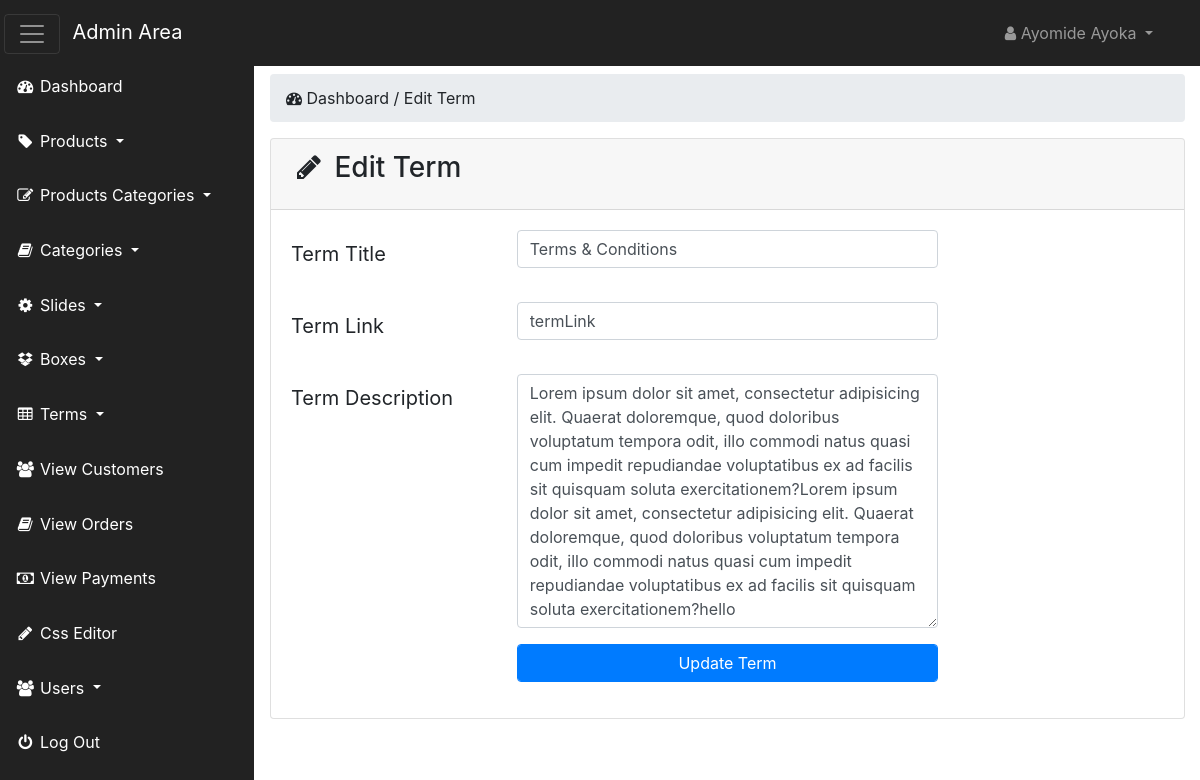
The page /admin_area/index.php?edit_term=1 (signed in) on the database its author committed.
### tables this page shows
CREATE TABLE `terms` (
  `term_id` int(100) NOT NULL,
  `term_title` varchar(100) NOT NULL,
  `term_link` varchar(100) NOT NULL,
  `term_desc` text NOT NULL
);

### admin_area/edit_term.php (the view, shortened to what this page needs)
<?php
   if(!isset($_SESSION['admin_email'])) {
    echo "<script> window.open('login.php','_self') </script>";
   }
   else{
?>
<?php
  if(isset($_GET['edit_term'])) {
     $edit_term_id = $_GET['edit_term'];
     $edit_term_query = "select * from terms where term_id='$edit_term_id'";
     $run_edit = mysqli_query($con,$edit_term_query);
     $row_edit = mysqli_fetch_array($run_edit);
     $term_title = $row_edit['term_title'];
     $term_link = $row_edit['term_link'];
     $term_desc = $row_edit['term_desc'];
  }
?>
<div class="row">
    <div class="col-lg-12 mt-4">
        <ol class="breadcrumb">
            <li class="active">
                <i class="fa fa-dashboard"></i> Dashboard / Edit Term
            </li>
        </ol>
    </div>
</div>
<div class="row">
    <div class="col-lg-12">
        <div class="card">
            <div class="card-header">
                <h3 class="card-title">
                    <i class="fa fa-pencil fa-fw"></i> Edit Term
                </h3>
            </div>
            <div class="card-body">
                <form action="" method="POST">
                    <div class="form-group row">
                        <label for="" class="col-md-3 col-form-label-lg"> Term Title </label>
                        <div class="col-md-6">
                            <input value="<?php echo $term_title;  ?>" type="text" class="form-control" name="term_title" required>
                        </div>
                    </div>
                    <div class="form-group row">
                        <label for="" class="col-md-3 col-form-label-lg"> Term Link </label>
                        <div class="col-md-6">
                            <input value="<?php echo $term_link;  ?>" type="text" class="form-control" name="term_link" required>
                        </div>
                    </div>
                    <div class="form-group row">
                        <label for="" class="col-md-3 col-form-label-lg"> Term Description </label>
                        <div class="col-md-6">
                            <textarea name="term_desc" type="text" class="form-control" col="30" rows="10"><?php echo $term_desc;  ?></textarea>
                        </div>
                    </div>
                    <div class="form-group row">
                        <label for="" class="col-md-3 col-form-label-lg"></label>
                        <div class="col-md-6">
                            <input value="Update Term" name="update" type="submit" class="form-control btn btn-primary">
                        </div>
                    </div>
                </form>
            </div>
        </div>
    </div>
</div>
<?php } ?>

### admin_area/includes/sidebar.php (shortened to what this page needs)
<?php
   if(!isset($_SESSION['admin_email'])) {
    echo "<script> window.open('login.php','_self') </script>";
   }
   else{
?>
<nav class="navbar navbar-inverse fixed-top navbar-dark bg-dark" id="first-nav">
    <div class="navbar-header">
        <button class="navbar-toggler mr-2" id="basttoggle" type="button" data-toggle="collapse" data-target=".navbar-ex1-collapse">
            <span class="navbar-toggler-icon"></span>
        </button>
        <a href="index.php?dashboard" class="navbar-brand">Admin Area</a>
    </div>
    <ul class="nav navbar-right top-nav">
        <li class="nav-item dropdown">
            <a class="nav-link dropdown-toggle" href="#" data-toggle="dropdown">
               <i class="fa fa-user"></i> <?php echo $admin_name; ?>
            </a>
        </li>
    </ul>
    <div class=" navbar-collapse navbar-ex1-collapse">
        <ul class="nav side-nav" id="side-nav">
            <li>
                <a class="nav-link" href="index.php?dashboard">
                  <i class="fa fa-fw fa-dashboard"></i> Dashboard
                </a>
            </li>
            <li class="nav-item dropdown">
                <a class="nav-link dropdown-toggle" href="#" data-toggle="dropdown" data-target="#products">
                  <i class="fa fa-fw fa-tag"></i> Products
                </a>
            </li>
            <li class="nav-item dropdown">
                <a class="nav-link dropdown-toggle" href="#" data-toggle="dropdown" data-target="#products">
                  <i class="fa fa-fw fa-edit"></i> Products Categories
                </a>
            </li>
            <li class="nav-item dropdown">
                <a class="nav-link dropdown-toggle" href="#" data-toggle="dropdown" data-target="#products">
                  <i class="fa fa-fw fa-book"></i> Categories
                </a>
            </li>
            <li class="nav-item dropdown">
                <a class="nav-link dropdown-toggle" href="#" data-toggle="dropdown" data-target="#products">
                  <i class="fa fa-fw fa-gear"></i> Slides
                </a>
            </li>
            <li class="nav-item dropdown">
                <a class="nav-link dropdown-toggle" href="#" data-toggle="dropdown" data-target="#products">
                  <i class="fa fa-fw fa-dropbox"></i> Boxes
                </a>
            </li>
            <li class="nav-item dropdown">
                <a class="nav-link dropdown-toggle" href="#" data-toggle="dropdown" data-target="#products">
                  <i class="fa fa-fw fa-table"></i> Terms
                </a>
            </li>
            <li>
                <a  class="nav-link" href="index.php?view_customers">
                  <i class="fa fa-fw fa-users"></i> View Customers
                </a>
            </li>
            <li>
                <a  class="nav-link" href="index.php?view_orders">
                  <i class="fa fa-fw fa-book"></i> View Orders
                </a>
            </li>
            <li>
                <a  class="nav-link" href="index.php?view_payments">
                  <i class="fa fa-fw fa-money"></i> View Payments
                </a>
            </li>
            <li>
                <a  class="nav-link" href="index.php?edit_css">
                  <i class="fa fa-fw fa-pencil"></i> Css Editor
                </a>
            </li>
            <li class="nav-item dropdown">
                <a class="nav-link dropdown-toggle" href="#" data-toggle="dropdown" data-target="#products">
                  <i class="fa fa-fw fa-users"></i> Users
                </a>
            </li>
            <li>
                <a class="nav-link" href="logout.php">
                  <i class="fa fa-fw fa-power-off"></i> Log Out
                </a>
            </li>
        </ul>
    </div>
</nav>
<?php } ?>

### admin_area/css/style.css (style rules this page uses)
* { margin: 0; padding: 0; }
body { margin-top: 100px; }
@media (min-width:768px) { body { margin-top: 50px; } }
#first-nav { background-color: #222222 !important; }
#first-nav #basttoggle { margin-left: -12px; }
#first-nav .top-nav { margin:0 15px; }
.top-nav>li>a { color:#999999; line-height: 20px; padding-top: 15px; padding-bottom: 15px; }
#side-nav { margin: -17px !important; }
.side-nav>li { padding: 0; margin: 0; }
.side-nav>li>a { color: #ffffff; }
@media (min-width:768px) { .side-nav { position: fixed; top: 83px; bottom: 0; width: 255px; overflow-x: hidden; overflow-y: auto; background-color: #222222; padding-bottom: 40px; border-radius: 0; } }
@media (min-width:768px) { .side-nav>li>a { width: 255px; } }
.card-body { border-radius: 5px; }

### rows shown on the page
terms: term_title "Terms & Conditions", term_link "termLink", term_desc "Lorem ipsum dolor sit amet, consectetur adipisicing elit. Quaerat doloremque, quod doloribus voluptatum tempora odit, illo commodi natus quasi cum impedit repudiandae voluptatibus ex ad facilis sit quisquam soluta exercitationem?Lorem ipsum dolor sit amet, consectetur adipisicing elit. Quaerat doloremque, quod doloribus voluptatum tempora odit, illo commodi natus quasi cum impedit repudiandae voluptatibus ex ad facilis sit quisquam soluta exercitationem?hello"

### other values the page prints
$admin_name "Ayomide Ayoka"
